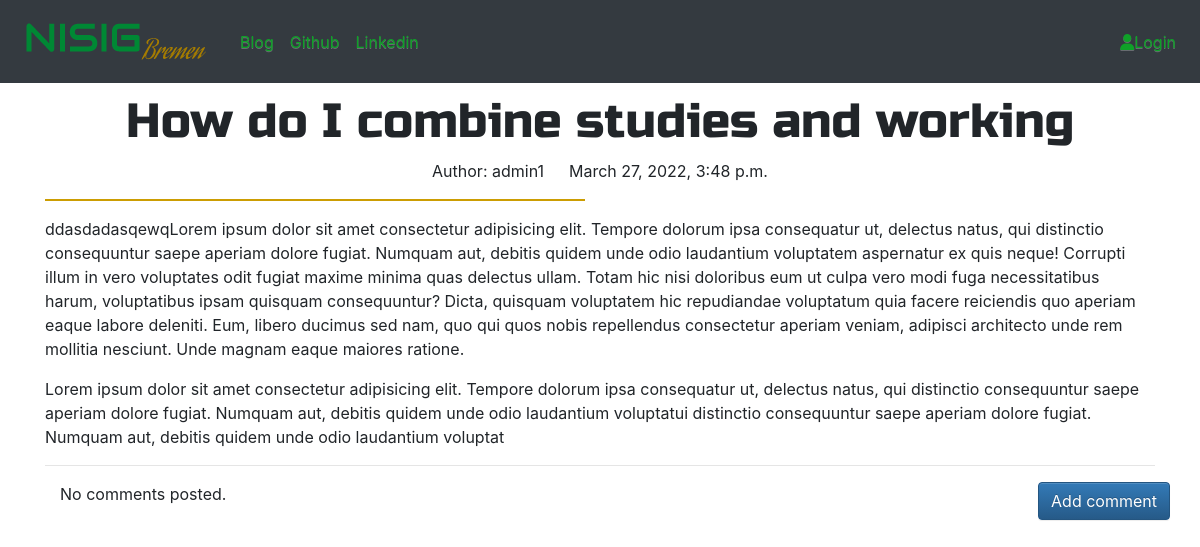
The app's page /post/4/ with its own data.
### nsig_blog/models.py (models this page shows, shortened)
class Post(models.Model):
    author=models.ForeignKey(User, on_delete=models.CASCADE,null=True) # connects each author to an auth user
    published_date=models.DateTimeField(blank=True,null=True)
    title=models.CharField(max_length=200)
    create_date=models.DateTimeField(default=timezone.now)
    text=models.TextField()

### nsig_blog/views.py (the view)
# urls.py: path('post/<int:pk>/',views.PostDetailView.as_view(),name='post_detail'),
class PostDetailView (DetailView):
    model=Post

### nsig_blog/templates/nsig_blog/post_detail.html (shortened to what this page needs)
{% extends "nsig_blog/base.html" %}
{% block bodyblk %}
    <h1 class="posttitle ">{{post.title}}</h1>
    {% if post.published_date %}
      <div class="date postdate ">
        <p> Author: {{post.author}} &emsp; {{ post.published_date }}</p>
      </div>
    {% else %}
      <a class="btn post-btn" href="{% url 'post_publish' pk=post.pk %}">Publish</a>
    {% endif %}
    <div>
     <p class="postcontent">{{ post.text|safe|linebreaksbr}}</p>
    </div>
    <hr>
    <a class="btn btn-primary btn-comment" href="{% url 'add_comment_to_post' pk=post.pk %}">Add comment</a>
    <div class="container">
        {% for comment in post.comments.all %}
        <br>
            {% if user.is_authenticated or comment.approved_comment %}
                    {{ comment.created_date }}
                    {% if not comment.approved_comment %}
                        <a class="btn btn-primary" href="{% url 'comment_remove' pk=comment.pk %}"><span class="glyphicon glyphicon-remove"></span></a>
                        <a class="btn btn-primary" href="{% url 'comment_approve' pk=comment.pk %}"><span class="glyphicon glyphicon-ok"></span></a>
                    {% endif %}
                <p>{{ comment.text|safe|linebreaks }}</p>
                <p>Posted by: <strong>{{ comment.author }}</strong></p>
            {% endif %}
        {% empty %}
            <p>No comments posted.</p>
        {% endfor %}
    </div>
{% endblock %}

### nsig_blog/static/css/nsig_blog.css (style rules this page uses)
body { font-size: 16px; }
.container { width: 100%; }
.postdate { text-align: center; }
.posttitle { font-family: 'Russo One', sans-serif; font-size: 3em; text-align: center; }
.postcontent { font-family: 'Montserrat'; font-size: 1em; border: 1px solid rgb(204, 157, 2); width: 45vw; }
.btn-comment { position: absolute; right: 0px; }

### records on screen
Post: title "How do I combine studies and working", author "admin1", published_date "March 27, 2022, 3:48 p.m.", text "ddasdadasqewqLorem ipsum dolor sit amet consectetur adipisicing elit. Tempore dolorum ipsa consequatur ut, delectus natus, qui distinctio consequuntur saepe aperiam dolore fugiat. Numquam aut, debitis quidem unde odio laudantium voluptatem aspernatur ex quis neque! Corrupti illum in vero voluptates odit fugiat maxime minima quas delectus ullam. Totam hic nisi doloribus eum ut culpa vero modi fuga necessitatibus harum, voluptatibus ipsam quisquam consequuntur? Dicta, quisquam voluptatem hic repudiandae voluptatum quia facere reiciendis quo aperiam eaque labore deleniti. Eum, libero ducimus sed nam, quo qui quos nobis repellendus consectetur aperiam veniam, adipisci architecto unde rem…"
